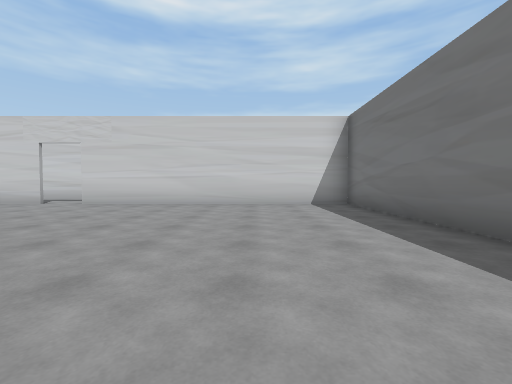
[1] (above)

16 first-person views from a walk through a scene from a Unity 3-D project. The camera is 1.2 m above the floor, tilts 2° down and sees 90° across. The floor is counted in squares, 2 m on a side. Each view is taken from the middle of a square. On the plan, view 1 faces up. The plan holds only what a view shows up to about 9 squares ahead; the rest is blank. The place goes on beyond the plan.

[2]
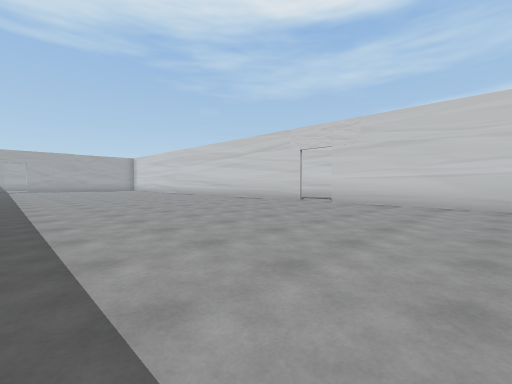

[3]
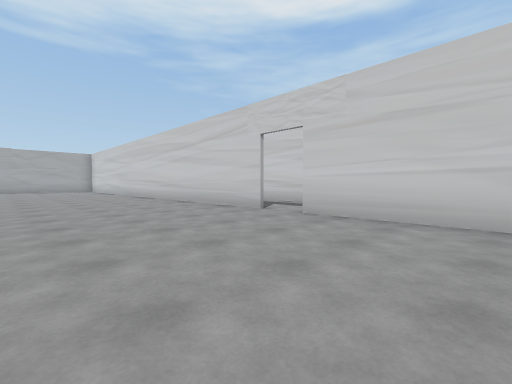

[4]
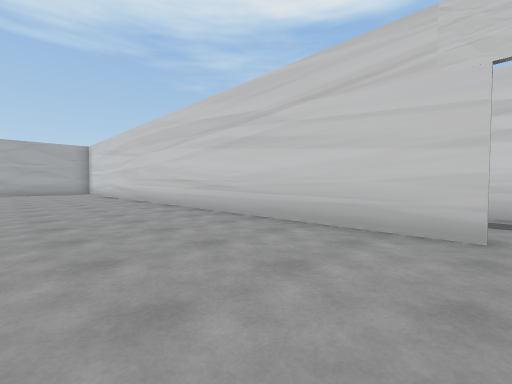

[5]
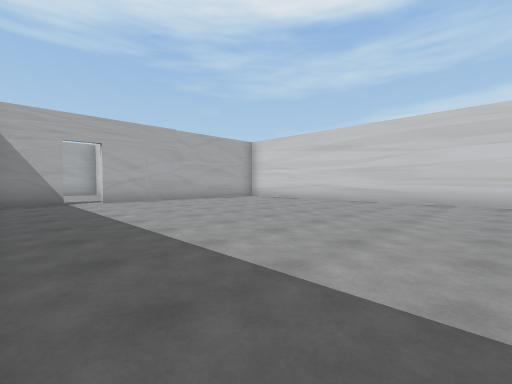

[6]
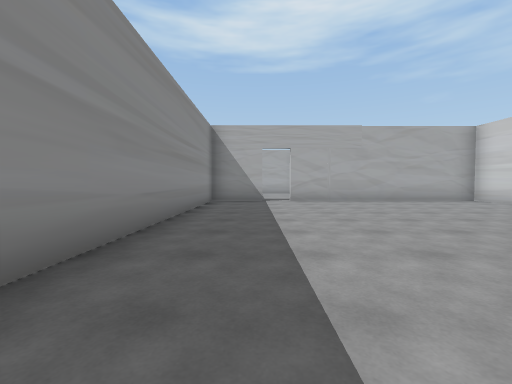

[7]
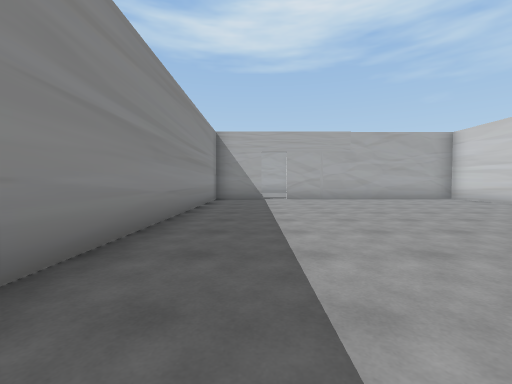

[8]
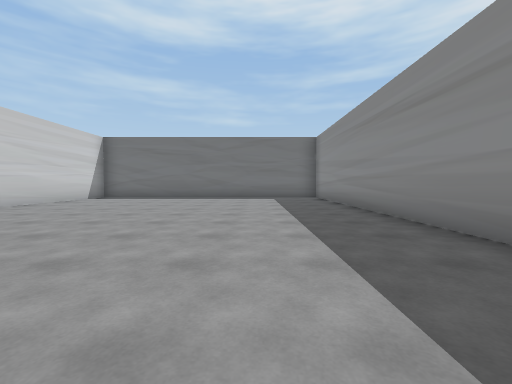

[9]
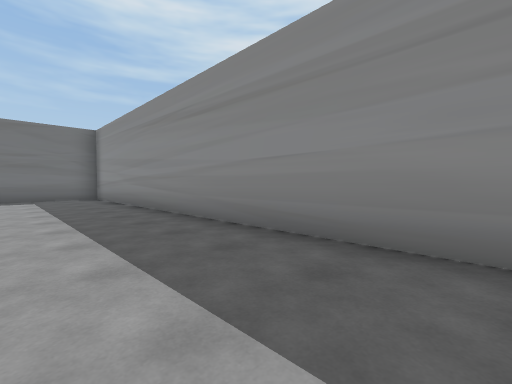

[10]
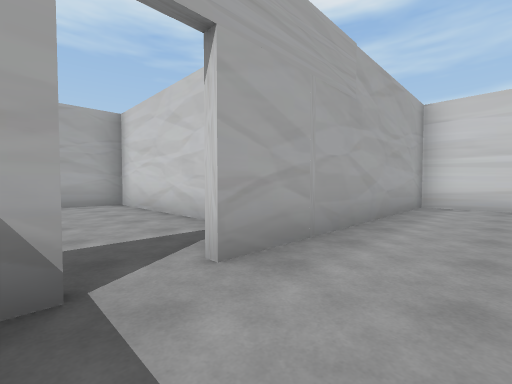

[11]
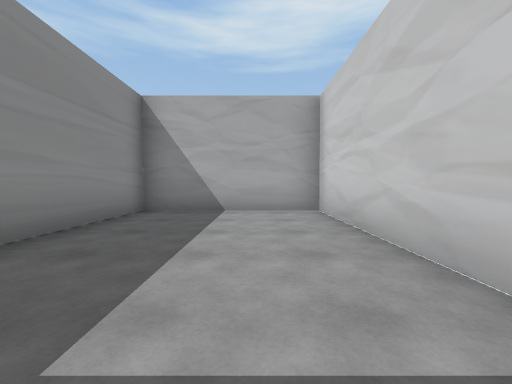

[12]
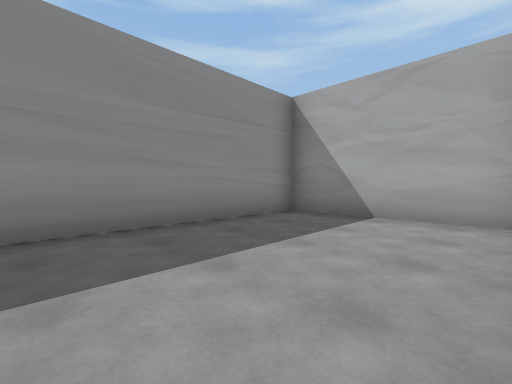

[13]
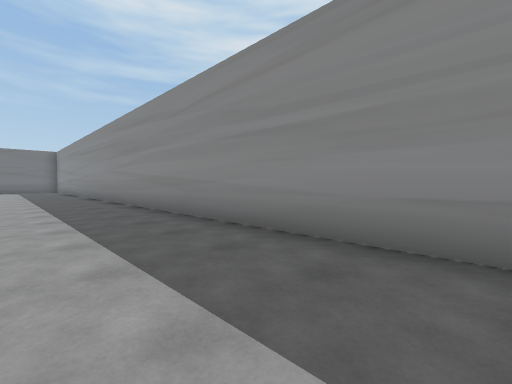

[14]
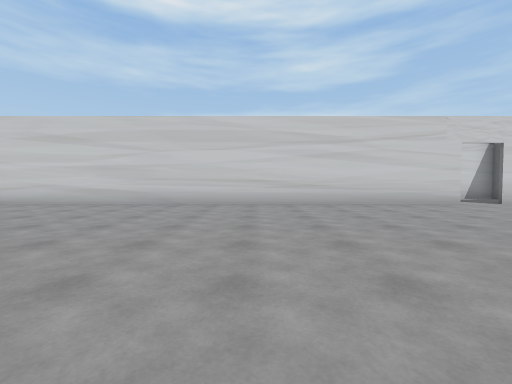

[15]
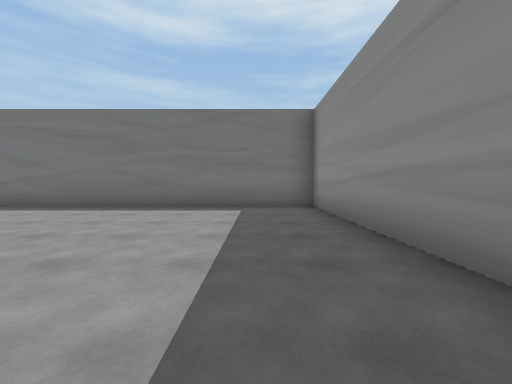

[16]
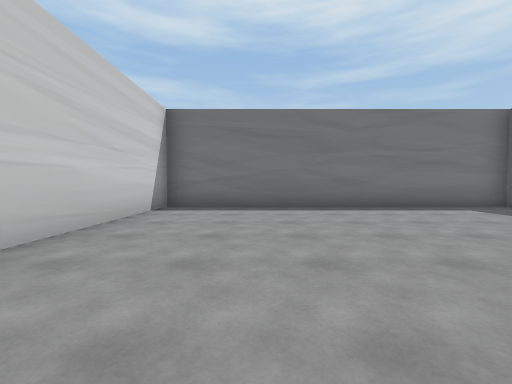

### Floor plan
Points are (right, up) in squares from view 1. A wall is a line through its corners. A room is listed if a view was taken in it or the views show most of it. See-through windows are left out.
Room 1 (views 1, 2, 3, 4, 5, 6, 7, 8, 9, 10, 11, 13, 14, 15, 16)
walls: (-6.1, 7.3) (-21.6, 7.3) (-21.6, 1.1); (-21.6, 0.2) (-21.6, -1.5) (2.6, -1.5) (2.6, 7.3) (-5, 7.3)
ways out: opening at (-22, 1) to room 2; opening at (-5.5, 7)
Room 2 (view 12)
walls: (-23.4, 2.4) (-27.6, 2.4) (-27.6, -1.5) (-22.9, -1.5)
ways out: opening at (-22, 1) to room 1

Positions as (right, up) in squares from view 1, and headings:
1: (0, 0), facing up
2: (-1, 0), facing up-left
3: (-2, 3), facing up-left
4: (-6, 4), facing up-left
5: (-13, -1), facing up-left
6: (-13, 0), facing left
7: (-12, 0), facing left
8: (-8, 1), facing right
9: (-8, 1), facing down-right
10: (-20, 0), facing up-left
11: (-22, 1), facing left
12: (-23, 2), facing down-left
13: (-17, 1), facing down-right
14: (-12, 0), facing up
15: (-4, 0), facing right
16: (-4, 5), facing right
